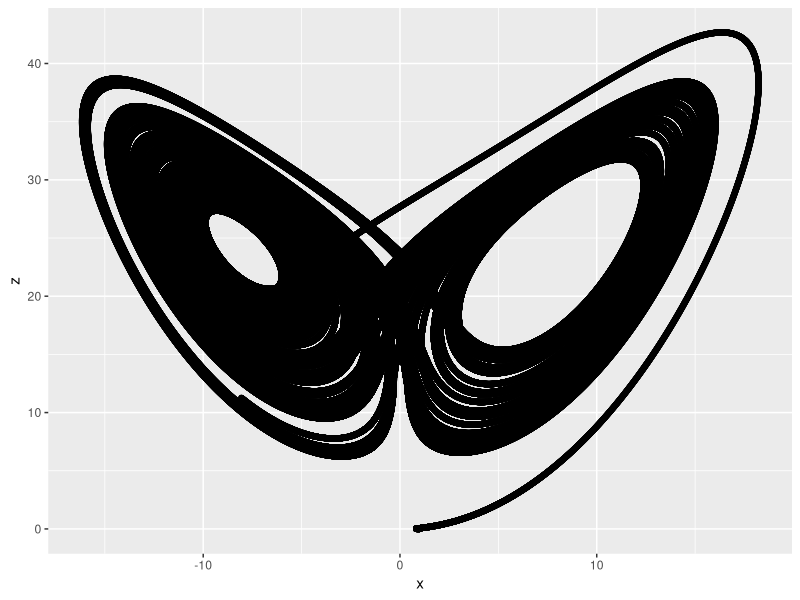

Here is the R script that generated this plot:
#Lorenz Model

library(ggplot2)

move <- function(dt) {
    t = seq(0,60,dt)

    x = numeric(length(t))
    y = numeric(length(t))
    z = numeric(length(t))

    # initial conditions
    x[1] = 1

    # constants
    sigma = 10
    b = 8/3
    r = 25

    for (i in seq(length(t)-1)) {
       x[i+1] = x[i] + (sigma*(y[i]-x[i]))*dt
       y[i+1] = y[i] + (-x[i]*z[i] + r*x[i] - y[i])*dt
       z[i+1] = z[i] + (x[i]*y[i] - b*z[i])*dt
    }

    # para sa ggplot2
    df = data.frame(t,x,y,z)

    p = ggplot(df, aes(x)) + geom_point(aes(y=z))

    plot(p)
}

main <- function(){
   TIME_STEP = 0.0001
   move(TIME_STEP)
}

main()
